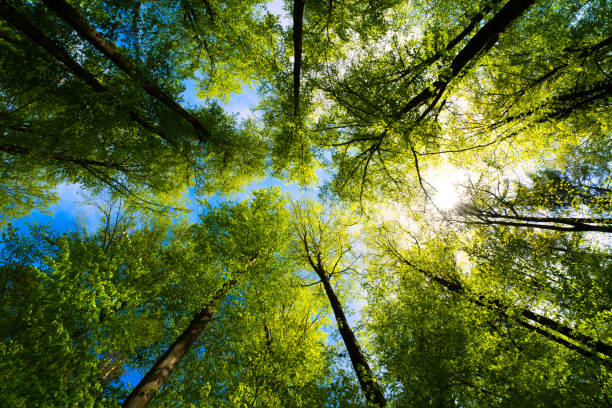
#> input picture istockphoto-1317323736-612x612.jpg, 612 x 408 px, found by its file name
$ python equal.py
#> lines starting #> are read from the running program, lines starting #| are printed output that depends on the picture
import imageio.v2 as img
import numpy as np
import matplotlib.pyplot as plt

# Abdul Rahman jainun

def equalization(image):
    hist, bins = np.histogram(image.flatten(), bins=256, range=[0, 256])
    cdf = hist.cumsum()
    cdf_normalized = (cdf / cdf.max()) * 255
    imgEqual = np.interp(image.flatten(), bins[:-1], cdf_normalized)
    return imgEqual.reshape(image.shape).astype(np.uint8)


image = img.imread(r"C:\\gambar\\istockphoto-1317323736-612x612.jpg")
#> image is the input picture: shape (408, 612, 3); mean R, G, B 88.3, 106.1, 48.9
hist, bins = np.histogram(image.flatten(), bins=256, range=[0, 256])
#> hist = 256 values, max 67410 at index 0, min 706 at index 249, mean 2926.1; bins = 257 values from 0 to 256

imgEqual = equalization(image)
#> in equalization, `cdf = hist.cumsum()`: cdf = 256 values from 67410 to 749088
#> in equalization, `cdf_normalized = (cdf / cdf.max()) * 255`: cdf_normalized = 256 values from 22.95 to 255
#> in equalization, `return imgEqual.reshape(image.shape).astype(np.uint8)`:
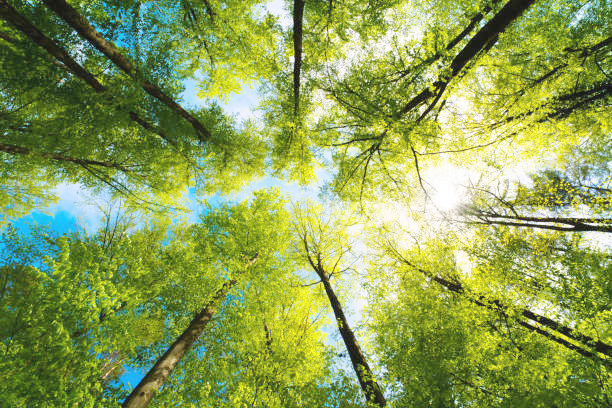
#> returned value: shape (408, 612, 3); mean of channels 0, 1, 2 139.6, 159.4, 86.8; drawn as R, G, B
hist_e, bins_e = np.histogram(imgEqual.flatten(), bins=256, range=[0, 256])
#> hist_e = 256 values, max 67410 at index 22, min 0 at index 0, mean 2926.1; bins_e = 257 values from 0 to 256

plt.figure(figsize=(10,10))
plt.subplot(2, 2, 1)
plt.imshow(image, cmap='gray')
plt.title('Gambar Asli')
plt.subplot(2, 2, 2)
plt.plot(hist)
plt.title('Histogram Gambar Asli')
plt.subplot(2, 2, 3)
plt.imshow(imgEqual, cmap='gray')
plt.title('Gambar Setelah Ekualisasi')
plt.subplot(2, 2, 4)
plt.plot(hist_e)
plt.title('Histogram Gambar Setelah Ekualisasi')

plt.show()
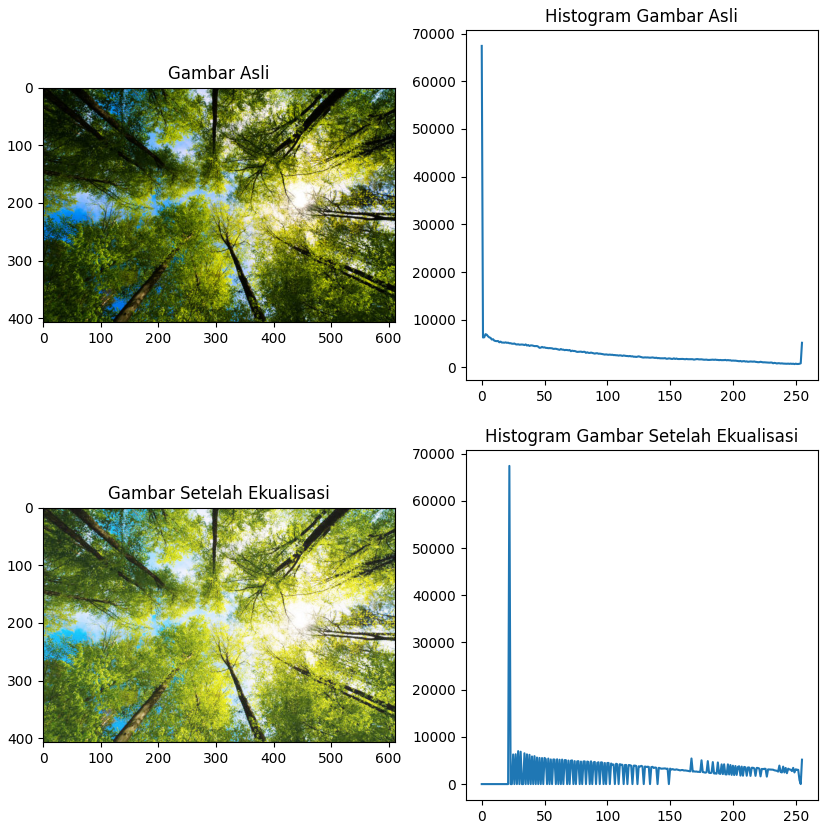
#> figure drawn by matplotlib, 4 panels; panel 2: curve peaks at x = 0, y = 67410; panel 4: curve peaks at x = 22, y = 67410
